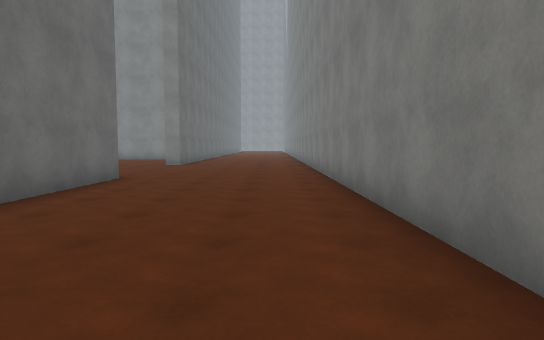
View 1 (above)

24 first-person views from a walk through a 3-D level made in the Unity game engine. The camera is 1.4 m above the floor, tilts 4° down and sees 75° across. Doors are open. The floor is counted in squares, 2 m on a side. Each view is taken from the middle of a square. On the plan, view 1 faces up. The plan holds only what a view shows up to about 11 squares ahead; the rest is blank. The place goes on beyond the plan. The player is left out. Surface patterns are stand-ins for the level's own textures.

View 2
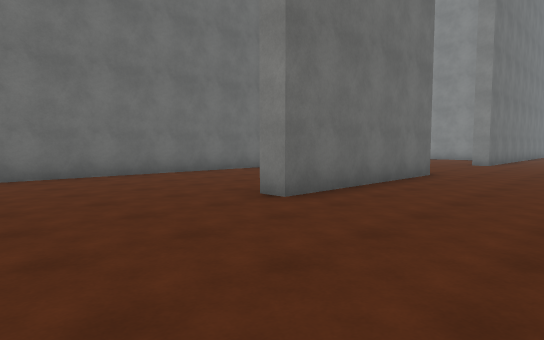

View 3
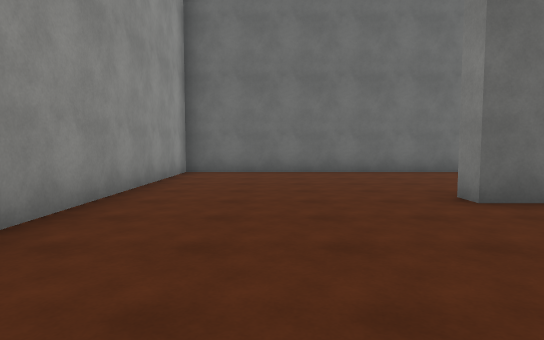

View 4
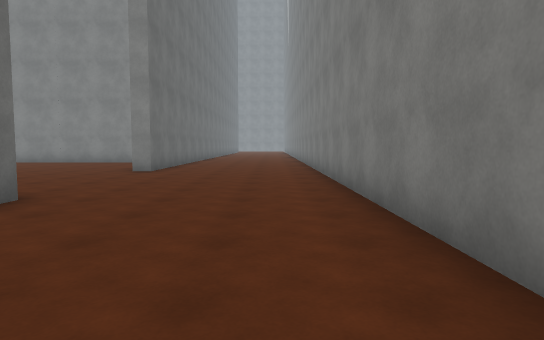

View 5
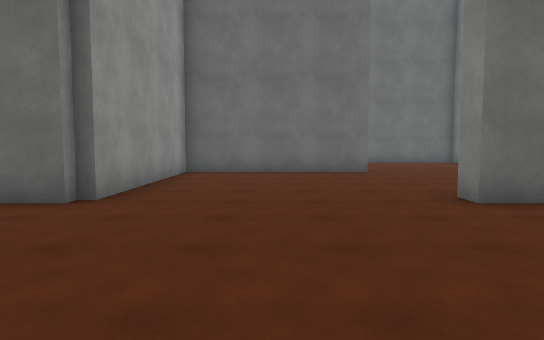

View 6
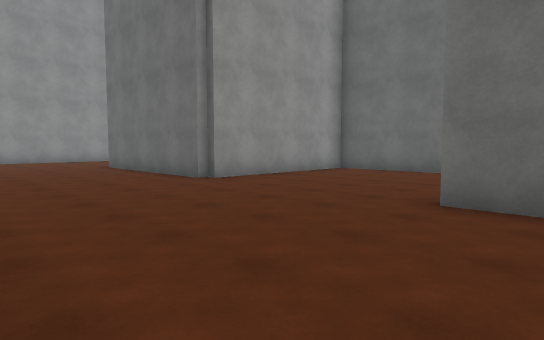

View 7
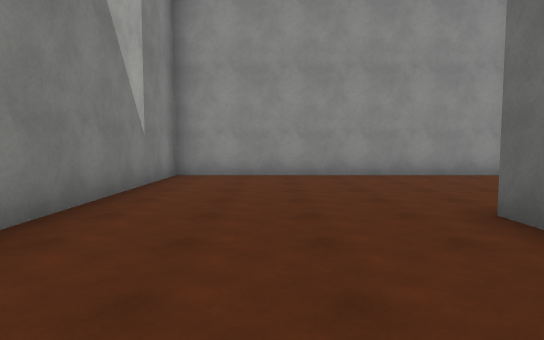

View 8
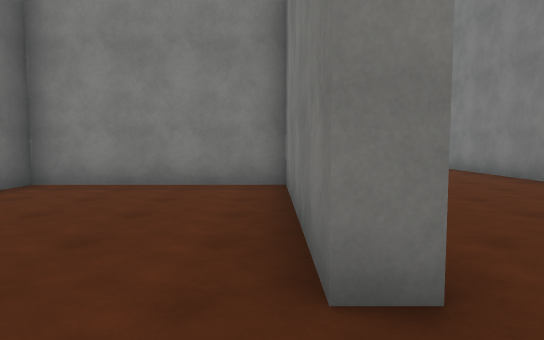

View 9
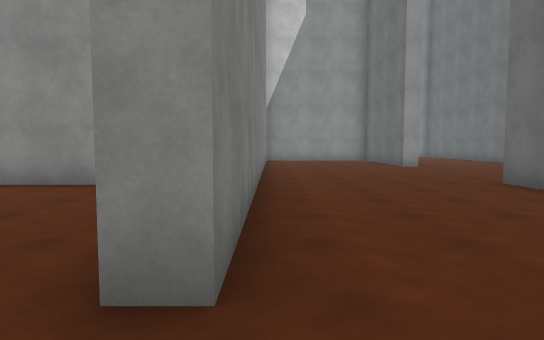

View 10
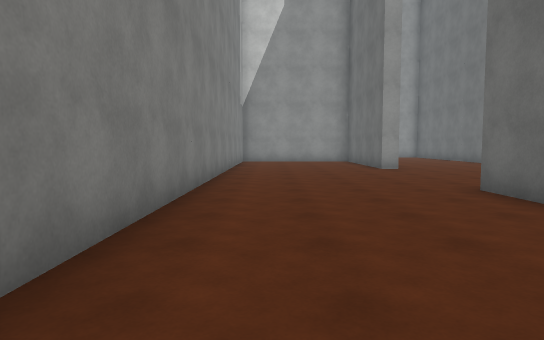

View 11
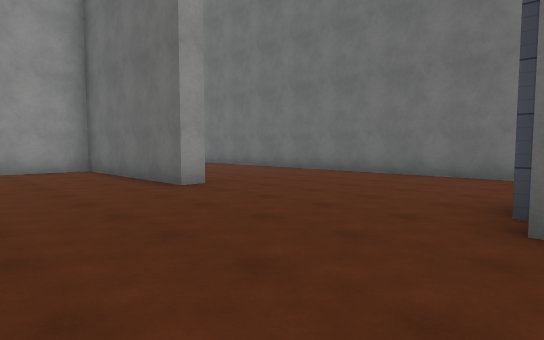

View 12
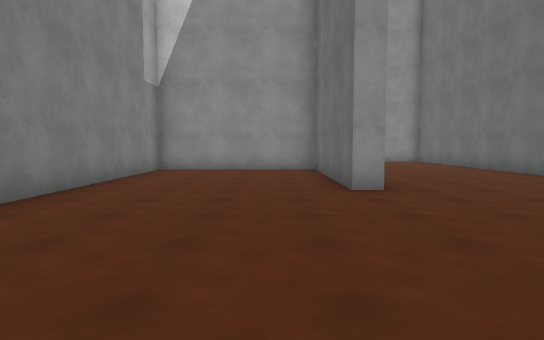

View 13
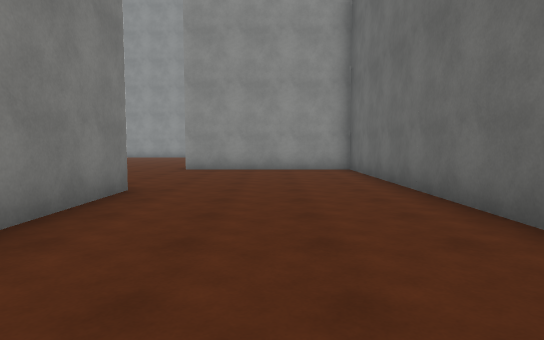

View 14
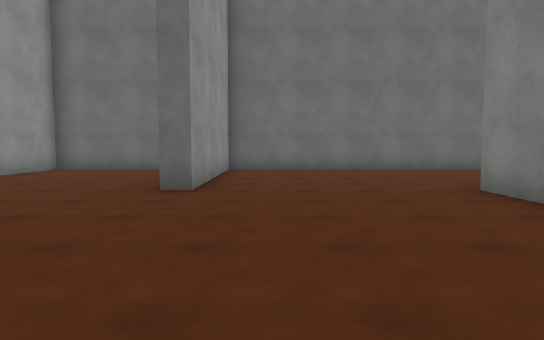

View 15
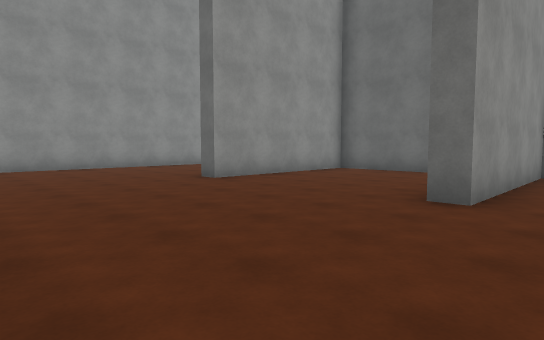

View 16
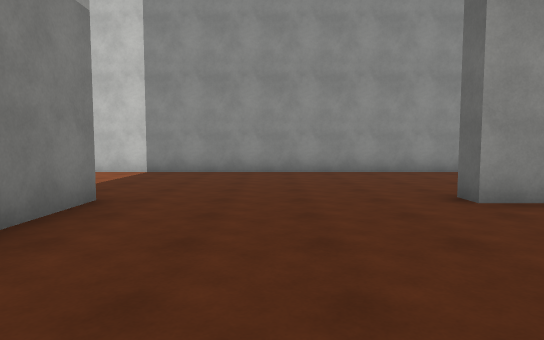

View 17
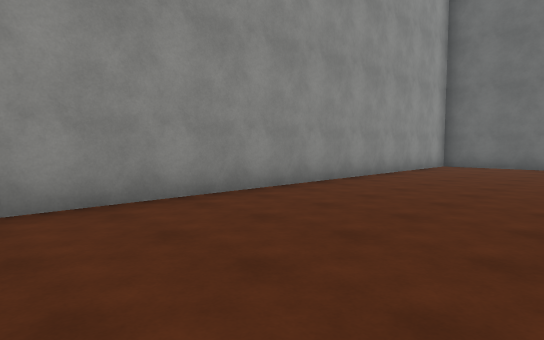

View 18
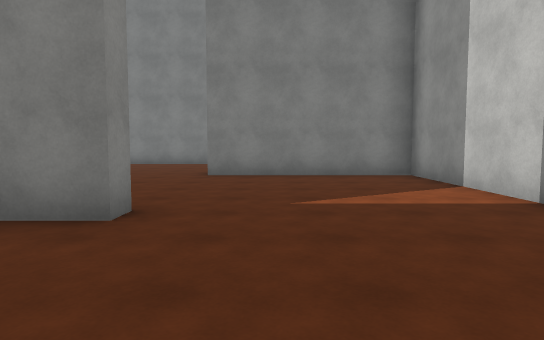

View 19
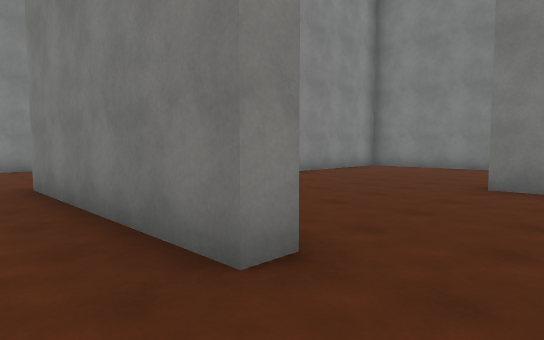

View 20
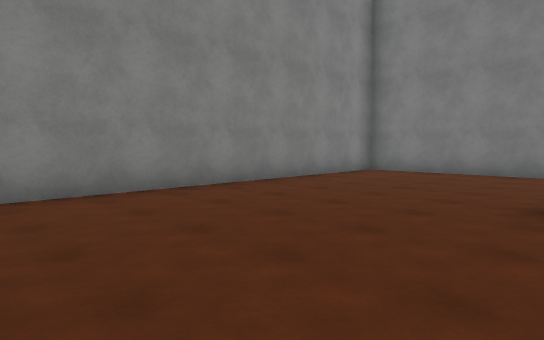

View 21
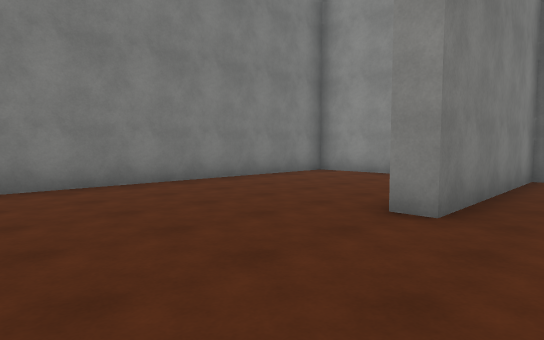

View 22
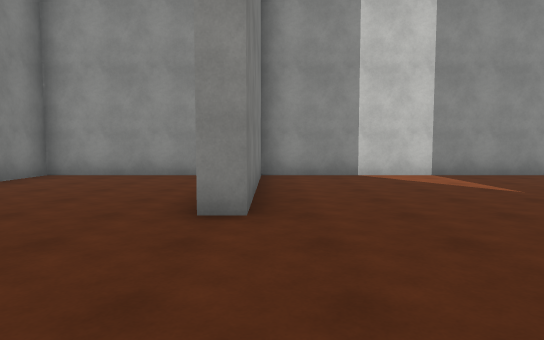

View 23
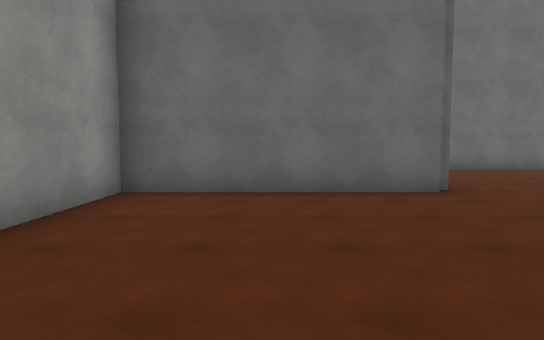

View 24
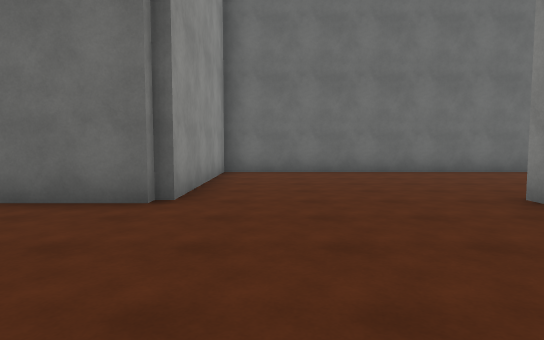

### Floor plan
Points are (right, up) in squares from view 1. A wall is a line through its corners. A room is listed if a view was taken in it or the views show most of it. See-through windows are left out.
Room 1 (views 1, 2, 3, 4, 5, 6, 7, 8)
walls: (-3.2, 7.6) (-3.2, 2.5) (-3.8, 2.5) (-3.8, 7.2) (-8.2, 7.2) (-8.2, -2.2) (1.3, -2.2) (1.3, 13.9); (-3.2, 14.1) (-3.2, 12.5) (-3.8, 12.5); (-8.2, 12.5) (-8.2, 7.8) (-3.5, 7.8)
ways out: opening at (-8, 13.5) to room 2
Room 2 (views 9, 10, 11, 12, 13, 14, 15, 16, 17, 18, 19, 20, 21, 22, 23, 24)
walls: (-12.1, -2.7) (-13.5, -2.7); (-13.8, -2.5) (-13.8, 0.1); (-7.8, -2.7) (-8.6, -2.7); (-18.3, -9.2) (-18.3, -12.2) (-13.5, -12.2) (-13.5, -12.8); (-13.9, 2.5) (-13.3, 2.5) (-13.3, -2.2) (-8.8, -2.2) (-8.8, 12.5) (-8.2, 12.5); (-8.1, -12.5) (-8.8, -12.5) (-8.8, -7.5); (-18.3, 6.5) (-18.3, -7.2) (-13.5, -7.2) (-13.5, -7.8); (-13.3, 8.9) (-13.3, 7.5); (-28.2, -4.2) (-28.2, -12.2) (-23.3, -12.2) (-23.3, -17.2) (-3.8, -17.2) (-3.8, -12.5) (-3.2, -12.5); (-2.2, -17.2) (1.3, -17.2) (1.3, -7.8) (-7.4, -7.8)
ways out: opening at (-8, 13.5) to room 1; open door at (-16, 7.5)

Positions as (right, up) in squares from view 1, and headings:
1: (0, 0), facing up
2: (0, -1), facing up-left
3: (1, 0), facing left
4: (0, 3), facing up
5: (1, 10), facing left
6: (1, 14), facing down-left
7: (-1, 6), facing down
8: (-4, 1), facing up
9: (-9, 14), facing down
10: (-10, 13), facing down
11: (-10, 8), facing down-left
12: (-12, 8), facing down
13: (-16, 3), facing down
14: (-8, -6), facing left
15: (-9, -6), facing down-left
16: (-11, -8), facing down
17: (-11, -13), facing down-left
18: (-12, -14), facing right
19: (-10, -14), facing up-right
20: (-8, -13), facing up-right
21: (-5, -9), facing down-right
22: (-4, -9), facing down
23: (-18, -15), facing left
24: (-19, -11), facing left
